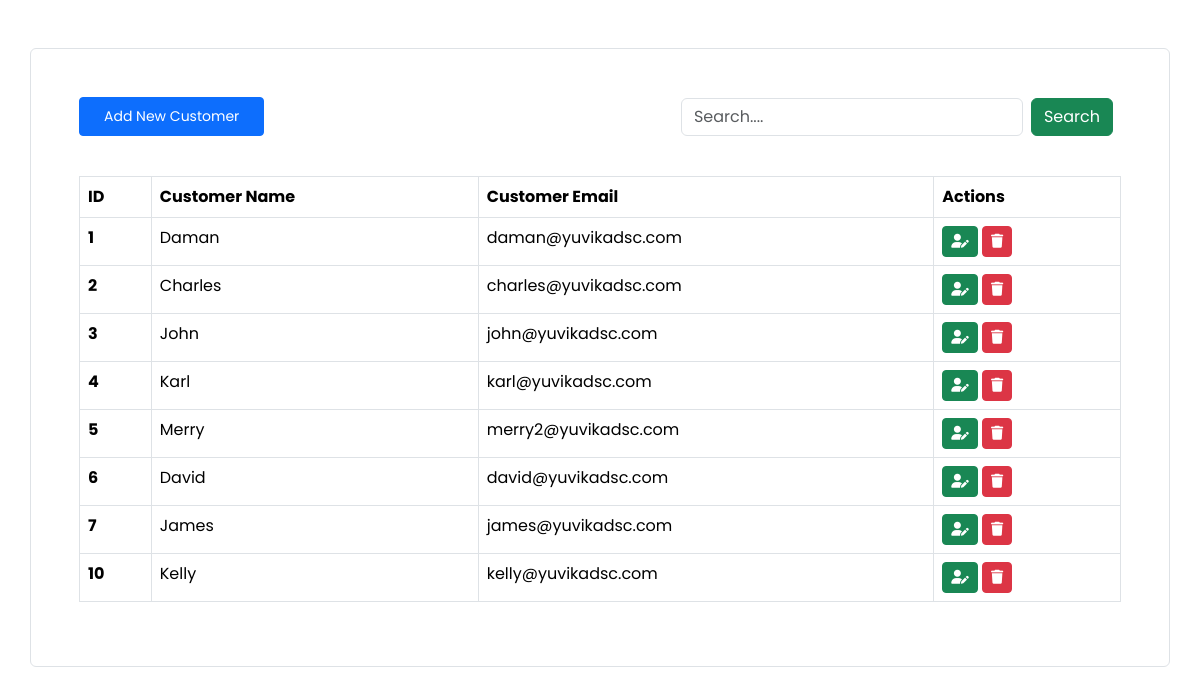
The page / on the database its author committed.
### crudapp/models.py (models this page shows, shortened)
class CustomerData(models.Model):
    name = models.CharField(max_length=100, verbose_name="Customer Name")
    email = models.EmailField(max_length=277, verbose_name="Customer Email")

### crudapp/views.py (the view, shortened to what this page needs)
# urls.py: path('', views.index, name='index')
def index(request):
    customers = CustomerData.objects.all()
    query = ""
    context = {"customers" : customers, "query" : query}
    return render(request, "crudapp/index.html", context=context)

### crudapp/templates/crudapp/index.html (shortened to what this page needs)
<!doctype html>
<html lang="en">
  <head>
    <link href="https://cdn.jsdelivr.net/npm/bootstrap@5.3.1/dist/css/bootstrap.min.css" rel="stylesheet">
    <link rel="stylesheet" href="https://cdnjs.cloudflare.com/ajax/libs/font-awesome/6.4.2/css/all.min.css" />
</head>
  <body>
    <div class="container mt-5 p-5 border rounded">
        <div class="d-flex justify-content-between align-items-center">
            <a href="" data-bs-toggle="modal" data-bs-target="#addCustomerModal" class="btn btn-primary px-4 py-2 btn-sm">Add New Customer</a>
            <div>
                <form class="d-flex" action="" method="post">
                    <input type="search" name="searchquery" value="{{query}}" id="" class="form-control" placeholder="Search....">
                    <button class="btn btn-success mx-2" name="search">Search</button>
                </form>
            </div>
        </div>
        <br>
        <table class="table mt-3 table-bordered ">
            <thead>
              <tr>
                <th scope="col">ID</th>
                <th scope="col">Customer Name</th>
                <th scope="col">Customer Email</th>
                <th scope="col">Actions</th>
              </tr>
            </thead>
            <tbody>
              {% for customer in customers %}
              <tr>
                <th scope="row">{{ customer.id }}</th>
                <td>{{ customer.name }}</td>
                <td>{{ customer.email }}</td>
                <td>
                    <a href="" class="btn btn-success btn-sm" data-bs-toggle="modal" data-bs-target="#updateCustomerModal_{{customer.id}}"><i class="fa-solid fa-user-pen"></i></a>
                    <a href="" class="btn btn-danger btn-sm"data-bs-toggle="modal" data-bs-target="#deleteCustomerModal_{{customer.id}}"><i class="fa-solid fa-trash"></i></a>
                </td>
              </tr>
              {% endfor %}
            </tbody>
          </table>
    </div>
  </body>
</html>

### crudapp/templates/crudapp/index.html (style rules this page uses)
* { font-family: 'Poppins', sans-serif; }

### rows shown on the page
CustomerData: id "1", name "Daman", email "daman@yuvikadsc.com"
CustomerData: id "2", name "Charles", email "charles@yuvikadsc.com"
CustomerData: id "3", name "John", email "john@yuvikadsc.com"
CustomerData: id "4", name "Karl", email "karl@yuvikadsc.com"
CustomerData: id "5", name "Merry", email "merry2@yuvikadsc.com"
CustomerData: id "6", name "David", email "david@yuvikadsc.com"
CustomerData: id "7", name "James", email "james@yuvikadsc.com"
CustomerData: id "10", name "Kelly", email "kelly@yuvikadsc.com"
